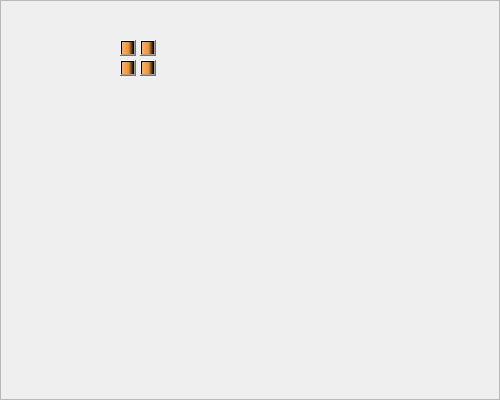
<?xml version="1.0" encoding="UTF-8"?>
<ui version="4.0">
 <class>f3_part3</class>
 <widget class="QWidget" name="f3_part3">
  <property name="geometry">
   <rect>
    <x>0</x>
    <y>0</y>
    <width>500</width>
    <height>400</height>
   </rect>
  </property>
  <property name="windowTitle">
   <string>Form</string>
  </property>
  <widget class="QFrame" name="frame">
   <property name="geometry">
    <rect>
     <x>0</x>
     <y>0</y>
     <width>500</width>
     <height>400</height>
    </rect>
   </property>
   <property name="styleSheet">
    <string notr="true">QFrame#frame{
	border-image: url(:/new/seat/part3.jpg);
}</string>
   </property>
   <property name="frameShape">
    <enum>QFrame::StyledPanel</enum>
   </property>
   <property name="frameShadow">
    <enum>QFrame::Raised</enum>
   </property>
   <widget class="QPushButton" name="pushButton">
    <property name="geometry">
     <rect>
      <x>120</x>
      <y>40</y>
      <width>16</width>
      <height>16</height>
     </rect>
    </property>
    <property name="styleSheet">
     <string notr="true">background-color:qlineargradient(spread:pad, x1:0, y1:0, x2:1, y2:0, stop:0 rgba(255, 178, 102, 255), stop:0.55 rgba(235, 148, 61, 255), stop:0.98 rgba(0, 0, 0, 255), stop:1 rgba(0, 0, 0, 0));</string>
    </property>
    <property name="text">
     <string/>
    </property>
   </widget>
   <widget class="QPushButton" name="pushButton_2">
    <property name="geometry">
     <rect>
      <x>140</x>
      <y>40</y>
      <width>16</width>
      <height>16</height>
     </rect>
    </property>
    <property name="styleSheet">
     <string notr="true">background-color:qlineargradient(spread:pad, x1:0, y1:0, x2:1, y2:0, stop:0 rgba(255, 178, 102, 255), stop:0.55 rgba(235, 148, 61, 255), stop:0.98 rgba(0, 0, 0, 255), stop:1 rgba(0, 0, 0, 0));</string>
    </property>
    <property name="text">
     <string/>
    </property>
   </widget>
   <widget class="QPushButton" name="pushButton_3">
    <property name="geometry">
     <rect>
      <x>120</x>
      <y>60</y>
      <width>16</width>
      <height>16</height>
     </rect>
    </property>
    <property name="styleSheet">
     <string notr="true">background-color:qlineargradient(spread:pad, x1:0, y1:0, x2:1, y2:0, stop:0 rgba(255, 178, 102, 255), stop:0.55 rgba(235, 148, 61, 255), stop:0.98 rgba(0, 0, 0, 255), stop:1 rgba(0, 0, 0, 0));</string>
    </property>
    <property name="text">
     <string/>
    </property>
   </widget>
   <widget class="QPushButton" name="pushButton_4">
    <property name="geometry">
     <rect>
      <x>140</x>
      <y>60</y>
      <width>16</width>
      <height>16</height>
     </rect>
    </property>
    <property name="styleSheet">
     <string notr="true">background-color:qlineargradient(spread:pad, x1:0, y1:0, x2:1, y2:0, stop:0 rgba(255, 178, 102, 255), stop:0.55 rgba(235, 148, 61, 255), stop:0.98 rgba(0, 0, 0, 255), stop:1 rgba(0, 0, 0, 0));</string>
    </property>
    <property name="text">
     <string/>
    </property>
   </widget>
  </widget>
 </widget>
 <resources/>
 <connections/>
</ui>
